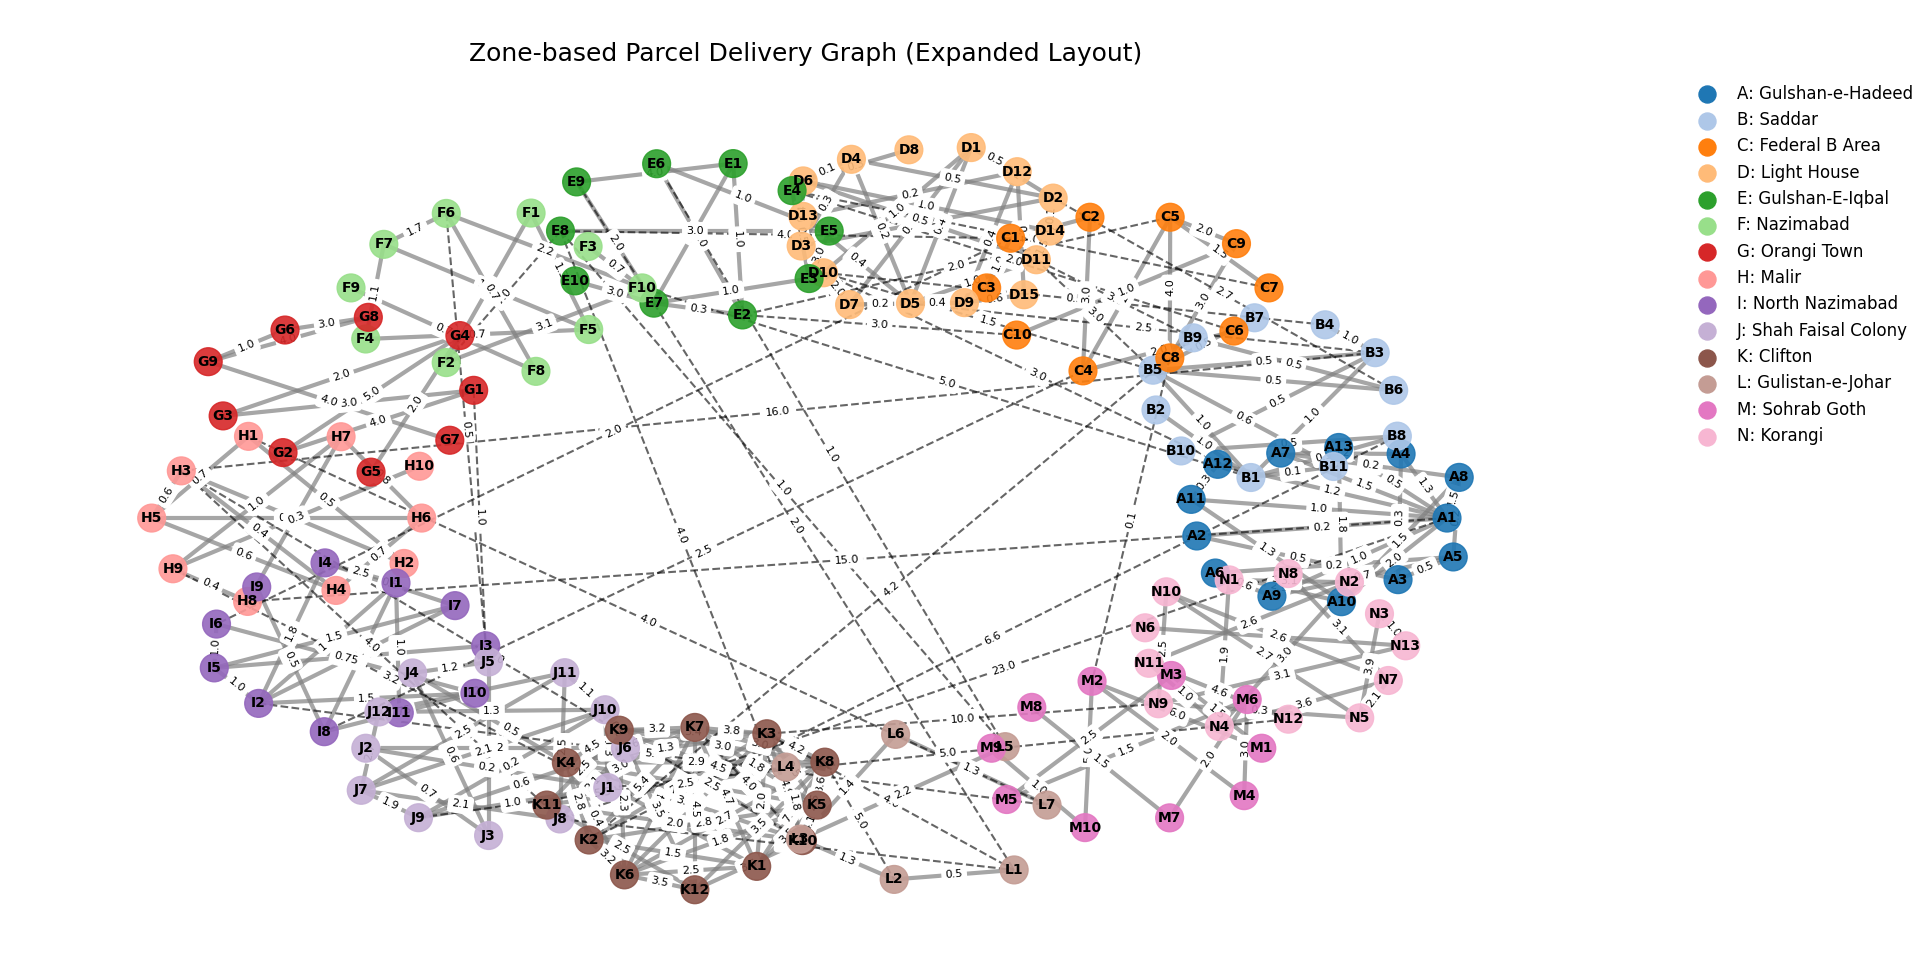

Source code (Python):
import networkx as nx
import matplotlib.pyplot as plt
import math
import random

# -----------------------------------------
# 1. Parse `routes.txt` into a NetworkX graph
# -----------------------------------------
G = nx.Graph()
node_zones = {}   # node_code → zone_id
zone_names = {}   # zone_id → human-readable name

current_zone = None
with open('routes.txt', 'r') as f:
    for raw in f:
        line = raw.strip()
        if not line or line.startswith('#'):
            continue

        parts = line.split(maxsplit=2)
        keyword = parts[0]

        if keyword == 'ZONE':
            zone_id = parts[1]
            zone_name = parts[2].strip().strip('"')
            current_zone = zone_id
            zone_names[zone_id] = zone_name

        elif keyword == 'NODE':
            node_code = parts[1]
            label = parts[2].strip().strip('"')
            G.add_node(node_code, label=label, zone=current_zone)
            node_zones[node_code] = current_zone

        elif keyword == 'EDGE':
            u = parts[1]
            rest = parts[2].split()
            v = rest[0]
            weight = float(rest[1])
            G.add_edge(u, v, weight=weight)

# -----------------------------------------
# 2. Group nodes by zone
# -----------------------------------------
zones = sorted(zone_names.keys())  # e.g. ['A', 'B', 'C', ...]
zone_subgraphs = {}               # store each zone’s induced subgraph
for z in zones:
    members = [n for n, data in G.nodes(data=True) if data['zone'] == z]
    subG = G.subgraph(members).copy()
    zone_subgraphs[z] = subG

# -----------------------------------------
# 3. Compute “big circle” centers for each zone
# -----------------------------------------
num_zones = len(zones)
overall_radius = 15    # give more room overall
zone_centers = {}
for i, z in enumerate(zones):
    angle = 2 * math.pi * i / num_zones
    cx = overall_radius * math.cos(angle)
    cy = overall_radius * math.sin(angle)
    zone_centers[z] = (cx, cy)

# -----------------------------------------
# 4. For each zone, compute a local layout
#    (we’ll use a circular layout here; a tiny spring-layout is also possible)
# -----------------------------------------
pos = {}
local_scale = 4.0     # radius of each zone’s local layout circle
for z in zones:
    subG = zone_subgraphs[z]
    members = list(subG.nodes())
    n_count = len(members)

    if n_count == 0:
        continue

    # Option A: circular layout within the zone
    # =========================================
    # This simply places each node evenly around a circle of radius local_scale.
    # You can add jitter to spread them out a bit more.
    for idx, node in enumerate(members):
        angle = 2 * math.pi * idx / n_count
        r = local_scale + random.uniform(-0.5, 0.5)  # small jitter
        x_loc = r * math.cos(angle)
        y_loc = r * math.sin(angle)

        # translate from local (x_loc, y_loc) to the zone’s global center
        center_x, center_y = zone_centers[z]
        pos[node] = (center_x + x_loc, center_y + y_loc)

    # Option B: small spring layout within each zone (uncomment to try)
    # ==================================================================
    # temp_pos = nx.spring_layout(subG, seed=42, k=0.3, iterations=50)
    # for node, (lx, ly) in temp_pos.items():
    #     # normalize temp positions to lie roughly on a circle of radius local_scale
    #     norm = math.sqrt(lx*lx + ly*ly)
    #     if norm == 0:
    #         dx, dy = local_scale, 0
    #     else:
    #         dx = (lx / norm) * (local_scale + random.uniform(-0.5,0.5))
    #         dy = (ly / norm) * (local_scale + random.uniform(-0.5,0.5))
    #     cx, cy = zone_centers[z]
    #     pos[node] = (cx + dx, cy + dy)

# -----------------------------------------
# 5. Color each node by zone
# -----------------------------------------
cmap = plt.get_cmap('tab20')
zone_color_map = {zone: cmap(i) for i, zone in enumerate(zones)}
node_colors = [zone_color_map[node_zones[n]] for n in G.nodes()]

# -----------------------------------------
# 6. Draw everything with larger fonts and sizes
# -----------------------------------------
plt.figure(figsize=(20, 20))

# Separate intra-zone vs inter-zone edges
intra_edges = [(u, v) for u, v in G.edges() if node_zones[u] == node_zones[v]]
inter_edges = [(u, v) for u, v in G.edges() if node_zones[u] != node_zones[v]]

# Draw nodes
nx.draw_networkx_nodes(
    G,
    pos,
    node_color=node_colors,
    node_size=400,
    alpha=0.9
)

# Draw edges: intra-zone thick & light, inter-zone thin & dashed
nx.draw_networkx_edges(
    G, pos,
    edgelist=intra_edges,
    width=3,
    alpha=0.7,
    edge_color='gray'
)
nx.draw_networkx_edges(
    G, pos,
    edgelist=inter_edges,
    width=1.5,
    alpha=0.6,
    edge_color='black',
    style='dashed'
)

# Draw node labels (code only; bigger font)
nx.draw_networkx_labels(
    G,
    pos,
    labels={n: n for n in G.nodes()},
    font_size=10,
    font_weight='bold'
)

# Draw edge-weight labels (larger font)
edge_labels = nx.get_edge_attributes(G, 'weight')
nx.draw_networkx_edge_labels(
    G,
    pos,
    edge_labels=edge_labels,
    font_size=8,
    label_pos=0.5
)

# -----------------------------------------
# 7. Legend of zones (zone-color mapping)
# -----------------------------------------
for zone, color in zone_color_map.items():
    plt.scatter([], [], c=[color], label=f"{zone}: {zone_names[zone]}", s=150)

plt.legend(
    scatterpoints=1,
    frameon=False,
    fontsize=12,
    bbox_to_anchor=(1.05, 1),
    loc='upper left'
)

plt.title("Zone-based Parcel Delivery Graph (Expanded Layout)", fontsize=18)
plt.axis('off')
plt.tight_layout()
plt.show()
